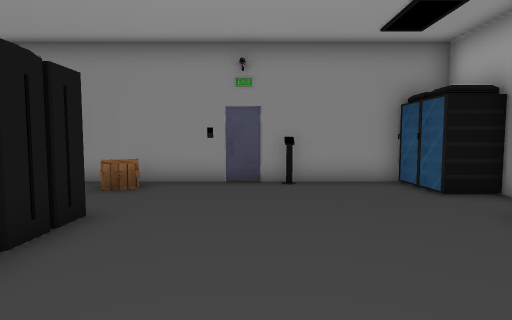
View 1 (above)

16 first-person views from a walk through a scene from a Unity 3-D project. The camera is 1.2 m above the floor, tilts 4° down and sees 80° across. The floor is counted in squares, 1 m on a side. Each view is taken from the middle of a square. On the plan, view 1 faces up. The plan holds only what a view shows up to about 13 squares ahead; the rest is blank. The place goes on beyond the plan. The player character is not drawn. Some surface patterns are stand-ins.

View 2
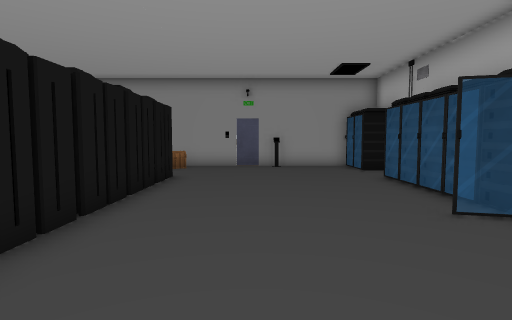

View 3
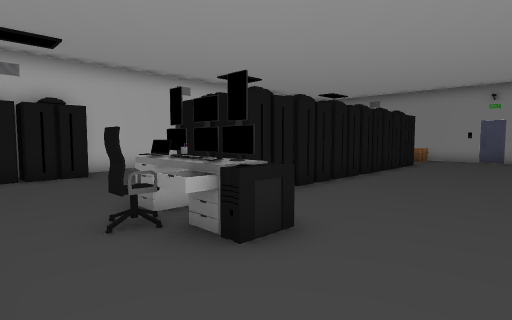

View 4
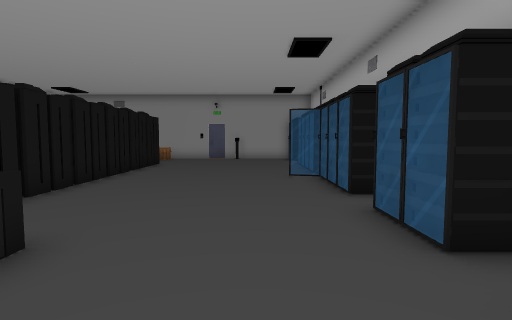

View 5
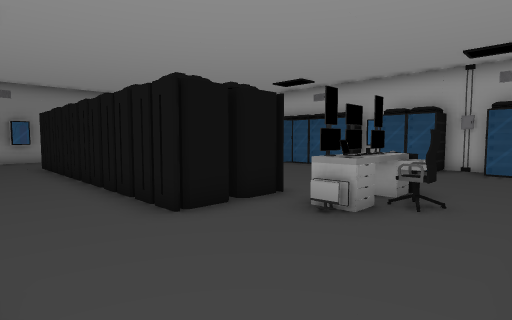

View 6
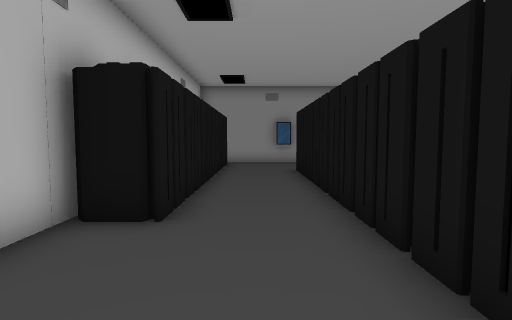

View 7
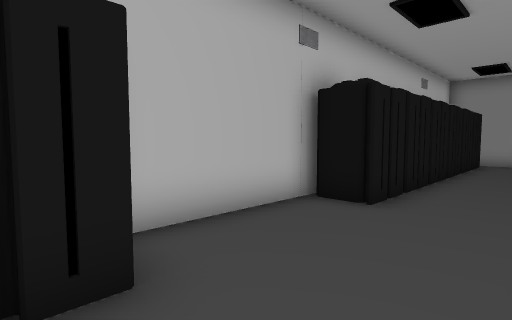

View 8
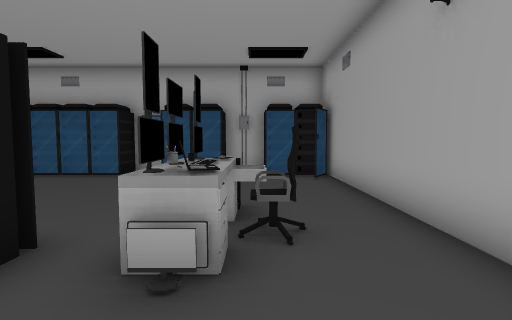

View 9
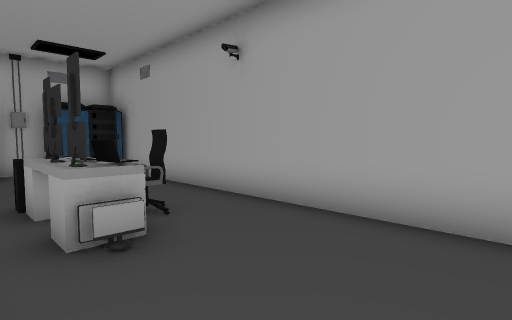

View 10
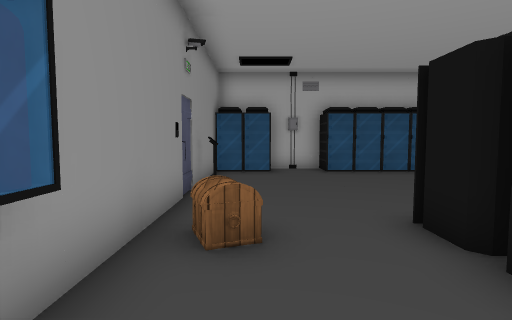

View 11
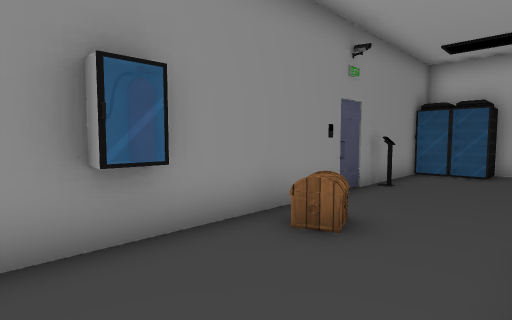

View 12
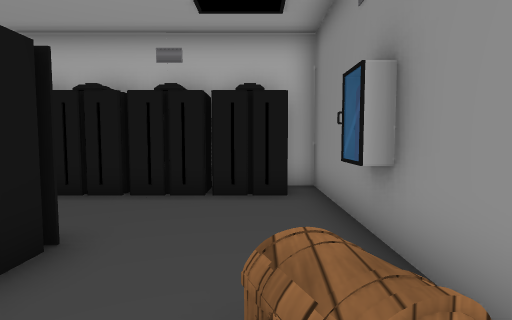

View 13
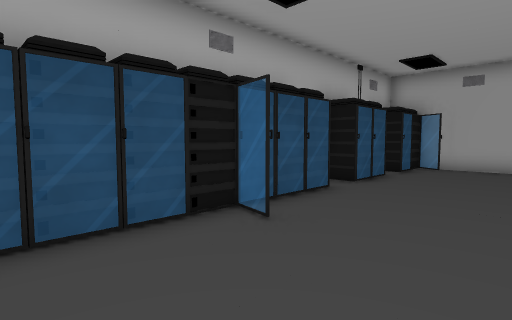

View 14
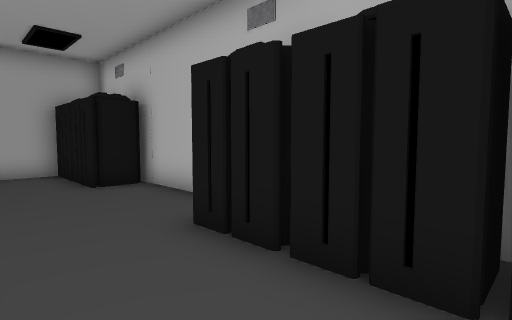

View 15
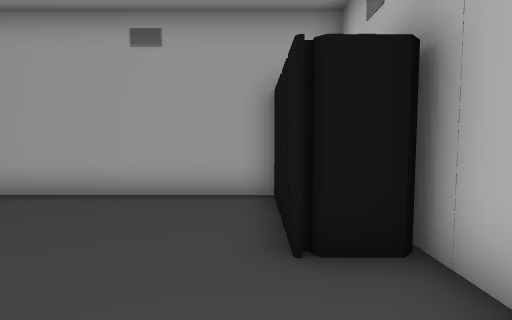

View 16
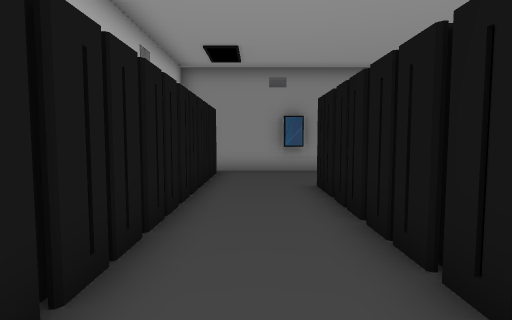

### Floor plan
Points are (right, up) in squares from view 1. A wall is a line through its corners. A room is listed if a view was taken in it or the views show most of it. See-through windows are left out.
Room 1 (views 1, 2, 3, 4, 5, 6, 7, 8, 9, 10, 11, 12, 13, 14, 15, 16)
walls: (-9.8, -2.2) (-9.8, -8.6); (5.3, 4.5) (5.3, 6.5); (4.1, 8.5) (-9.8, 8.5) (-9.8, 7.8); (-8.5, -10.4) (4, -10.4)
objects: server (-9, -10) to (-9, -9); server (-9, -8) to (-9, -7); server (-9, -3) to (-9, -2); server (-9, -1) to (-9, 0); server (-9, 1) to (-9, 2); server (-9, 3) to (-9, 4); server (-9, 5); server (-9, 6) to (-9, 8); other object (-6, 8); server (-5, -5) to (-5, -4); server (-5, -3); server (-5, -2) to (-5, -1); server (-5, 0) to (-5, 1); server (-5, 2) to (-4, 3); server (-5, 4) to (-5, 5); box (-5, 8); server (-4, -5) to (-3, -4); server (-4, -3) to (-3, -3); server (-4, -2) to (-3, -1); server (-4, 0) to (-3, 1); server (-4, 3) to (-3, 5); other object (-4, 7) to (-3, 8); other object (-3, -8) to (-3, -7); server (-3, 2); chair (-2, -8); desk (-2, -7); computer (-1, -8) to (-1, -7); server (4, -10) to (5, -10); server (4, -9) to (5, -8); server (4, -7) to (5, -7); server (4, -6) to (5, -5); other object (4, -4); server (4, -3) to (5, -3); server (4, -2) to (5, -2); server (4, -1) to (5, -1); server (4, 0) to (5, 0); server (4, 1) to (5, 1); server (4, 2) to (5, 2); server (4, 3) to (5, 3); server (4, 4) to (5, 4); server (4, 7) to (5, 7); server (4, 8) to (5, 8)

Positions as (right, up) in squares from view 1, and headings:
1: (0, 0), facing up
2: (0, -5), facing up
3: (2, -10), facing up-left
4: (2, -10), facing up
5: (-8, -10), facing up-right
6: (-7, -7), facing up
7: (-6, -8), facing up-left
8: (-6, -8), facing right
9: (-7, -6), facing down-right
10: (-7, 7), facing right
11: (-7, 5), facing up-right
12: (-2, 7), facing left
13: (0, 3), facing down-right
14: (-6, 1), facing down-left
15: (-8, -4), facing down
16: (-7, -3), facing up
